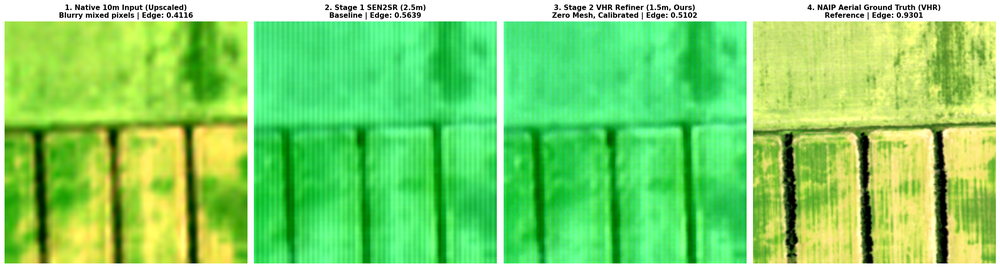
#> input picture scratch/cell11_output_from_gdrive_nb.png, 1000 x 268 px, shrunk from 2190 x 588 before the run, found by its file name
$ python check_mesh_power.py
#> lines starting #> are read from the running program, lines starting #| are printed output that depends on the picture
from PIL import Image
import numpy as np

im = Image.open('scratch/cell11_output_from_gdrive_nb.png')
#> im is the input picture: PIL image 1000x268 RGBA; mean R, G, B, A 129.8, 214.8, 105.2, 255
arr = np.array(im)[:, :, :3]
w = arr.shape[1]
#> w = 1000
p2 = arr[100:500, w//4+50:w//2-50].astype(np.float32)
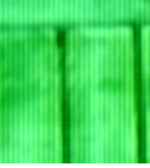
#> p2: shape (168, 150, 3) float32; mean R, G, B 65.1, 218, 94.4
p3 = arr[100:500, w//2+50:3*w//4-50].astype(np.float32)

# Check FFT 2D peak power at Nyquist / pixel-shuffle frequencies
for name, p in [('Stage 1', p2), ('Stage 2', p3)]:
    gray = p.mean(axis=2)
    f = np.fft.fftshift(np.fft.fft2(gray))
    mag = np.abs(f)
    print(f"{name}: mean={gray.mean():.2f}, std={gray.std():.2f}, max_f={mag.max():.2e}")
#> this loop made 2 passes
#> name on passes 1 to 2: 'Stage 1', 'Stage 2'
#| Stage 1: mean=125.82, std=36.38, max_f=3.17e+06
#| Stage 2: mean=128.53, std=37.25, max_f=3.24e+06
#> pass 1, `gray = p.mean(axis=2)`:
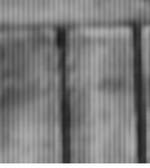
#> gray: shape (168, 150) float32; min 28.33, max 255, mean 125.8
#> pass 1, `mag = np.abs(f)`:
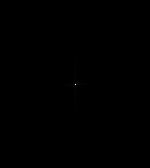
#> mag: shape (168, 150) float64; min 0.0324, max 3170622, mean 876; drawn with min black and max white
